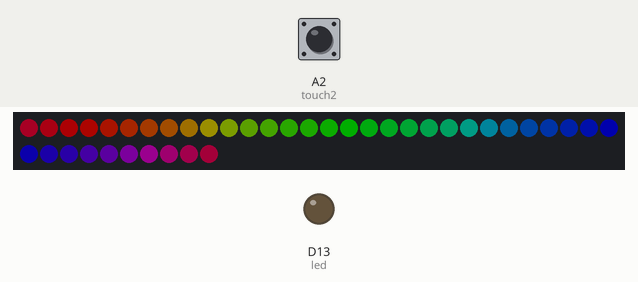
This program was run on a simulated CircuitPython board. Shown: 40 RGB LEDs in strip order, left to right, continuing on the next row, output pins drawn as LEDs (lit = HIGH). The test bench sets the inputs (shaded band); at power-on: A2 (touch2) LOW. Dim RGB values are drawn brighter than linear; random numbers come from a fixed seed; touch pads read as touched when driven HIGH.

Above: at 1.2 s.
1.3 s: A2 (touch2) pulled HIGH for 0.15 s
At 1.7 s:
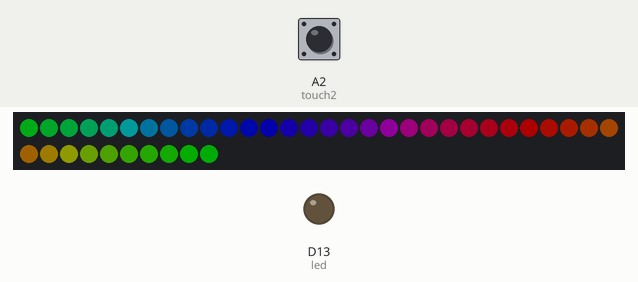
2.9 s: A2 (touch2) pulled HIGH for 1 s
At 3.7 s:
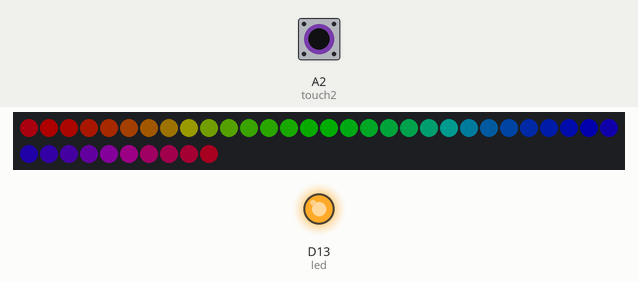
5.4 s: A2 (touch2) pulled HIGH for 0.15 s
At 6.1 s:
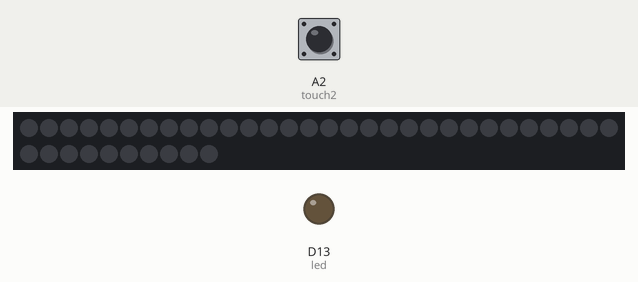
8.5 s: A2 (touch2) pulled HIGH for 3.2 s
At 12.2 s:
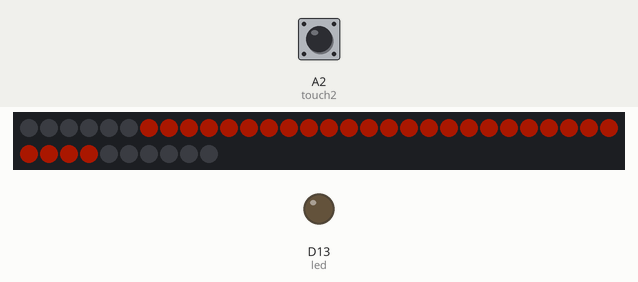
12.3 s: A2 (touch2) pulled HIGH for 1 s
At 13.1 s:
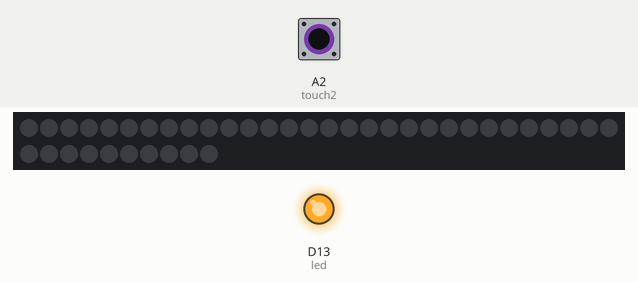
Timing chart, 0 to 15.3 s (numbered marks = the images above; inputs shaded):
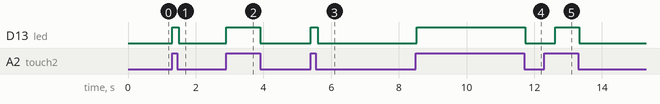

The program:

led_strip.py
```python
# CircuitPython demo - NeoPixel
import time
import board
import neopixel
from touchio import TouchIn
from digitalio import DigitalInOut, Direction
from random import randint
pixel_pin = board.A0
num_pixels = 40

pixels = neopixel.NeoPixel(pixel_pin, num_pixels,
                           brightness=0.2, auto_write=False)
# Capacitive touch on A2
touch2 = TouchIn(board.A2)
led = DigitalInOut(board.D13)
led.direction = Direction.OUTPUT
def wheel(pos):
    # Input a value 0 to 255 to get a color value.
    # The colours are a transition r - g - b - back to r.
    if pos < 0 or pos > 255:
        return (0, 0, 0)
    if pos < 85:
        return (255 - pos * 3, pos * 3, 0)
    if pos < 170:
        pos -= 85
        return (0, 255 - pos * 3, pos * 3)
    pos -= 170
    return (pos * 3, 0, 255 - pos * 3)


def color_chase_mid(color, wait):
    is_rand = color == -1
    while True:
        if is_rand:
            color = wheel(randint(0,255))
        pixels.fill(0)
        pixels.show()
        if touch2.value:
            cap_routine()
            return
        for i in range(num_pixels//2):
            pixels[num_pixels//2-i-1] = color
            pixels[num_pixels//2+i] = color
            time.sleep(wait)
            pixels.show()
        for i in range(num_pixels//2):
            pixels[i] = 0
            pixels[num_pixels-i-1] = 0
            time.sleep(wait)
            pixels.show()


def cap_routine():
    led.value = touch2.value
    while touch2.value:
        time.sleep(0.1)
    led.value = 0

def rainbow_cycle(wait,X):
    while True:
        for j in range(X):
            if touch2.value:
                cap_routine()
                return
            for i in range(num_pixels):
                rc_index = int(i*256/num_pixels + j*256/X)
                pixels[i] = wheel(rc_index & 255)
            pixels.show()
            time.sleep(wait)

while True:
    rainbow_cycle(0,32)
    rainbow_cycle(0,64)
    rainbow_cycle(0,128)
    color_chase_mid(-1,0)
    color_chase_mid(-1,0.02)
    color_chase_mid(-1,0.04)
    color_chase_mid(-1,0.06)
```

Measured:
- after the input at 1.3 s, D13 (led): LOW → HIGH at once, → LOW 0.20 s later
- after the input at 2.9 s, D13 (led): LOW → HIGH at once, → LOW 1.0 s later
- after the input at 5.4 s, D13 (led): LOW → HIGH at once, → LOW 0.20 s later
- after the input at 8.5 s, D13 (led): LOW → HIGH at once, → LOW 3.2 s later
- after the input at 12.3 s, D13 (led): LOW → HIGH after 0.32 s, → LOW 0.70 s later
- what the display in image 3 shows lasts 0.7 s, from 5.8 s to 6.5 s
